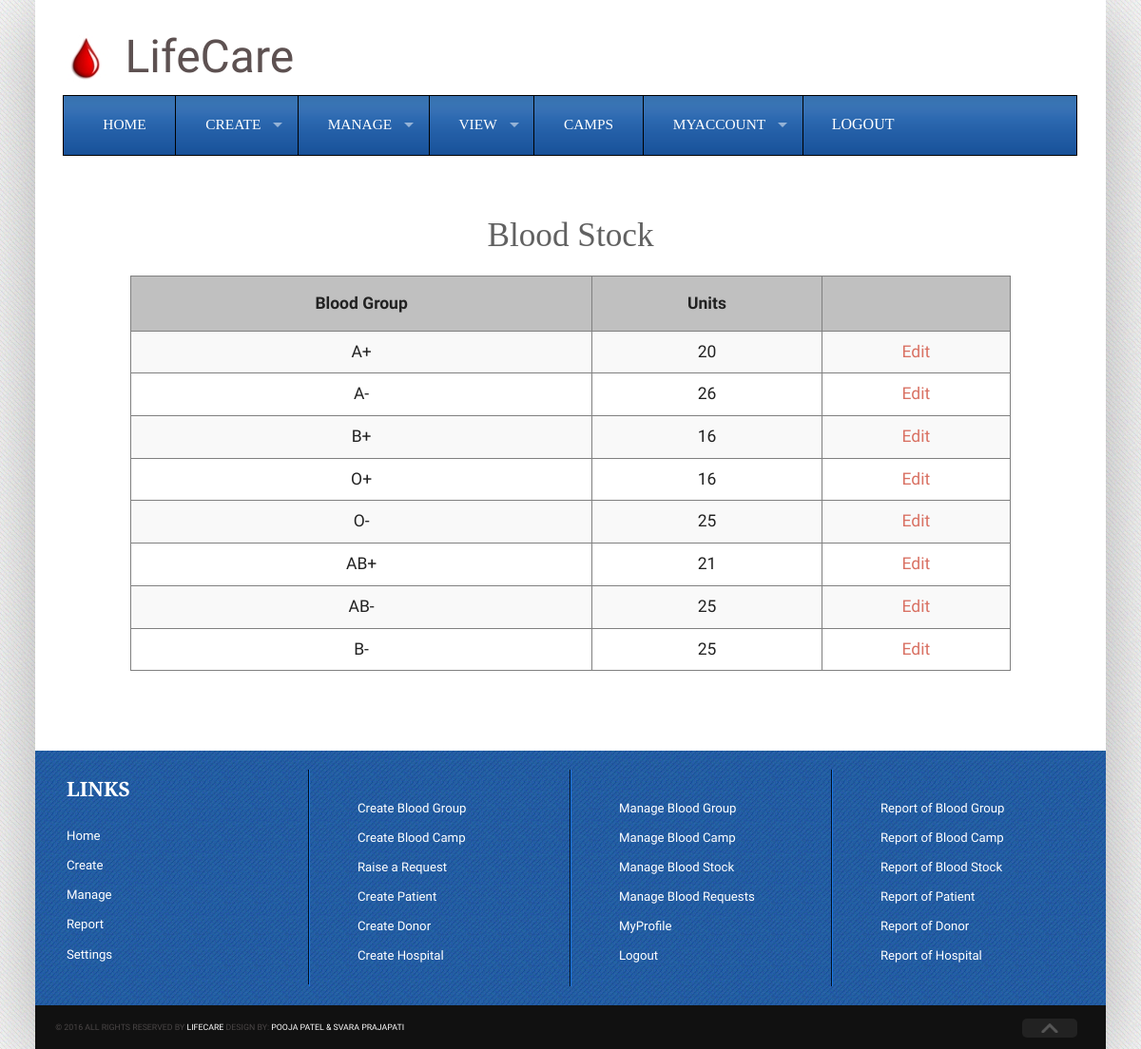
The app's page /Admin/mbloodstock.php (signed in) with its own data.
### tables this page shows
CREATE TABLE `tblbloodstock` (
  `sid` int(11) NOT NULL,
  `bgid` int(11) DEFAULT NULL,
  `tunits` int(11) DEFAULT NULL,
  `mid` int(11) DEFAULT NULL,
  `mdate` datetime DEFAULT NULL
);

CREATE TABLE `tblbloodgroup` (
  `bgid` int(11) NOT NULL,
  `groupname` varchar(40) NOT NULL,
  `adminid` int(11) DEFAULT NULL,
  `cdate` datetime DEFAULT NULL
);

### Admin/mbloodstock.php (the view, shortened to what this page needs)
<!DOCTYPE html>
<head>
<link rel="stylesheet" href="css/foundation.min.css">
<link rel="stylesheet" href="css/superfish.css">
<link rel="stylesheet" href="css/stylesheet.css">
<link rel="stylesheet" href="js/slider/flexslider.css">
<link rel="stylesheet" href="js/slider/flexcar.css">
</head>
<body>
<div class="wrapper">
  <div class="header">
    <div class="row">
      <div class="columns large-12  header-inner" style="height:100px"><br><image src="images/logo4.jpeg" style="margin:10px 15px 30px 0px"><font size="75px">LifeCare</font></div>
      <div class="columns large-12">
        <nav>
          <section>
            <ul class="sf-menu large-12">
              <li class="active"><a href="adminhome.php">Home</a></li>
              <li><a href="create.php">Create</a>
			  </li>
              <li><a href="manage.php">Manage</a>
			  </li>
              <li><a href="report.php">View</a>
			  </li>
			  <li class="active"><a href="camps.php">Camps</a></li>
               <li><a href="#">MyAccount</a>
			  </li>
			  <li><form method="POST" action="" name="formhome"><input type="submit" value="LOGOUT" name="btnlogout" id="btnlogout"/></form>
			  </li>
            </ul>
          </section>
        </nav>
      </div>
    </div>
	<br>
	<div>
	<br>
	<center><h3>Blood Stock</h3></center>
	</div>
	<div  style="min-height:500px;margin-left:100px;margin-right:100px">
	<center>
	  <?php
			echo "<table><tr><th style=\"padding:15px\">Blood Group</th><th>Units</th><th></th></tr>";
			$sql="Select * from tblbloodgroup,tblbloodstock where tblbloodgroup.bgid=tblbloodstock.bgid";
			$con=mysqli_connect(@"localhost","root","","dblifecare");
			$result=mysqli_query($con,$sql);
			while($line=mysqli_fetch_array($result))
			{
				echo "<tr>";
				echo "<td style=\"padding:12px\">";
				echo $line['groupname'];
				echo "</td>";
				echo "<td>";
				echo $line['tunits'];
				echo "</td>";
				echo "<td>";
				$id=$line['sid'];
				echo "<a href=\"updatebs.php?id=$id\">Edit</a>";
				echo "</td>";
				echo "</tr>";
			}
				echo "</table>";
		?>
	</center>
    </div>
    <footer class="footer">
      <div class="row">
        <div class="columns large-12 footer-inner">
          <div class="row">
            <div class="columns large-3 box">
              <div class="">
                <h2 class="footer-title">Links</h2>
                <ul>
                  <li><a href="adminhome.php">Home</a></li>
                  <li><a href="create.php">Create</a></li>
                  <li><a href="manage.php">Manage</a></li>
                  <li><a href="report.php">Report</a></li>
                  <li><a href="settings.php">Settings</a></li>
                </ul>
              </div>
            </div>
            <div class="columns large-3 box">
              <div>
                <h2 class="footer-title"></h2>
                <ul>
                  <li><a href="cbloodgroup.php">Create Blood Group</a></li>
                  <li><a href="cbloodcamp.php">Create Blood Camp</a></li>
                  <li><a href="crequest.php">Raise a Request</a></li>
                  <li><a href="cpatient.php">Create Patient</a></li>
                  <li><a href="cdonor.php">Create Donor</a></li>
                  <li><a href="chospital.php">Create Hospital</a></li>
                </ul>
              </div>
            </div>
			<div class="columns large-3 box">
              <div>
                <h2 class="footer-title"></h2>
                <ul>
                  <li><a href="mbloodgroup.php">Manage Blood Group</a></li>
                  <li><a href="mbloodcamp.php">Manage Blood Camp</a></li>
                  <li><a href="mbloodstock.php">Manage Blood Stock</a></li>
                  <li><a href="mbloodrequest.php">Manage Blood Requests</a></li>
				  <li><a href="myprofile.php">MyProfile</a></li>
				  <li><a href="home.php">Logout</a></li>
                </ul>
              </div>
            </div>
            <div class="columns large-3 box">
              <div>
                <h2 class="footer-title"></h2>
				<ul>
				  <li><a href="rbloodgroup.php">Report of Blood Group</a></li>
                  <li><a href="rbloodcamp.php">Report of Blood Camp</a></li>
                  <li><a href="rbloodstock.php">Report of Blood Stock</a></li>
                  <li><a href="rpatient.php">Report of Patient</a></li>
                  <li><a href="rdonor.php">Report of Donor</a></li>
                  <li><a href="rhospital.php">Report of Hospital</a></li>
				</ul>
              </div>
            </div>
          </div>
        </div>
      </div>
    </footer>
    <div class="credit-row">
      <div class="row">
        <div class="columns large-11 credit">&copy; 2016 All rights reserved by <a href="#">LifeCare</a> Design by: <a href="#">POOJA PATEL & SVARA PRAJAPATI</a></div>
        <div class="columns large-1"><img src="images/toparrow.png" alt="" class="scrollToTop"></div>
      </div>
    </div>
  </div>
</div>
</body>
</html>

### Admin/css/superfish.css (style rules this page uses)
.sf-menu, .sf-menu * { margin: 0; padding: 0; list-style: none; }
.sf-menu li { position: relative; }
.sf-menu > li { float: left; }
.sf-menu a { display: block; position: relative; }
.sf-menu { float: left; margin-bottom: 1em; }
.sf-menu a { border-left: 1px solid #fff; border-top: 1px solid #dFeEFF; border-top: 1px solid rgba(255,255,255,.5); padding: .75em 1em; text-decoration: none; zoom: 1; }
.sf-menu a { color: #13a; }
.sf-menu li { background: #BDD2FF; white-space: nowrap; *white-space: normal; -webkit-transition: background .2s; transition: background .2s; }
.sf-arrows .sf-with-ul { padding-right: 2.5em; *padding-right: 1em; }
.sf-arrows .sf-with-ul:after { content: ''; position: absolute; top: 50%; right: 1em; margin-top: -3px; height: 0; width: 0; border: 5px solid transparent; border-top-color: #dFeEFF; border-top-color: rgba(255,255,255,.5); }

### Admin/css/stylesheet.css (style rules this page uses)
.row { width: 100%; }
body { font-size: 1.1em; line-height: 1.5em; color: #5d5151; font-family:'Droid Sans', serif; background-color: #f6f6f6; background-image: url('../images/bg.png'); }
h1,h2,h3,h4,h5,h6 { color:rgb(97, 97, 97); font-family: 'Droid Serif', serif; font-size: 2.0em; font-weight: normal; }
a { color: #d97163; }
.wrapper { background: #fff; max-width:64em; margin: auto; box-shadow: 0 10px 80px rgba(0,0,0,.3); -webkit-box-shadow: 0 10px 80px rgba(0,0,0,.3); -moz-box-shadow: 0 10px 80px rgba(0,0,0,.3); -o-box-shadow: 0 10px 80px rgba(0,0,0,.3); }
.sf-menu { margin-bottom: 0; background:#007ebf url('../images/menubg.png') repeat-x top; padding-left: 10px; padding-right: 10px; border:1px solid #000; }
.sf-menu li { background: url('../images/menubg.png'); border-right: 1px solid #000; }
.sf-menu li:last-child { border: 0; }
.sf-menu a { color: #fff; border:none; font-family: 'Droid Serif',serif; text-transform: uppercase; font-size: .875em; font-weight: normal; padding-top:1.2em; padding-bottom: 1.2em; padding-left: 2em; padding-right: 2em; }
footer.footer { background:url('../images/footerbg.png'); padding: 20px 0 20px 0; color: #c5c5c5; }
h2.footer-title { color: #fff; padding-bottom: 20px; font-size: 1.6em; font-weight: bold; text-transform: uppercase; margin-bottom: 0; }
.footer-inner { font-size: .75em; color: #fff; }
.footer-inner .box { border-right:1px solid #011021; border-left:1px solid #1a78e7; padding-left: 50px; padding-right: 50px; }
.footer-inner .box:first-child { padding-left: 20px; border-left: 0; }
.footer-inner .box:last-child { border-right: 0; padding-right: 20px; }
footer ul li { display: block; padding: 5px 0; }
.footer ul li a { color: #fff; }
footer ul li:last-child { border-bottom: 0; }
footer ul li a { color: #222; font-weight: normal; }
.credit-row { background: #111; padding: 10px 0; }
.credit { font-size: .5em; color: #4a4646; text-transform: uppercase; }
.credit a { color: #fff; }
img.scrollToTop { padding:5px 20px; background: #222; border-radius: 5px; cursor: pointer; }

### Admin/mbloodstock.php (style rules this page uses)
#btnlogout { background:#007ebf url('../images/menubg.png') repeat-x top; font-family: 'Droid Serif',serif;text-transform: uppercase; font-size:0.875em; font-weight: normal; border: none; color:white; padding: 21px 30px; text-align: center; text-decoration: none; display: inline-block; font-size: 16px;"/> }
th, td { border:0.5px solid gray; text-align:center; font-size:20px; }
table { border:0.5px solid gray; border-collapse:collapse; font-size:20px; width:100%; }
th { background-color: silver; }

### records on screen
tblbloodstock: bgid.groupname "A+", tunits "20"
tblbloodstock: bgid.groupname "A-", tunits "26"
tblbloodstock: bgid.groupname "B+", tunits "16"
tblbloodstock: bgid.groupname "O+", tunits "16"
tblbloodstock: bgid.groupname "O-", tunits "25"
tblbloodstock: bgid.groupname "AB+", tunits "21"
tblbloodstock: bgid.groupname "AB-", tunits "25"
tblbloodstock: bgid.groupname "B-", tunits "25"
